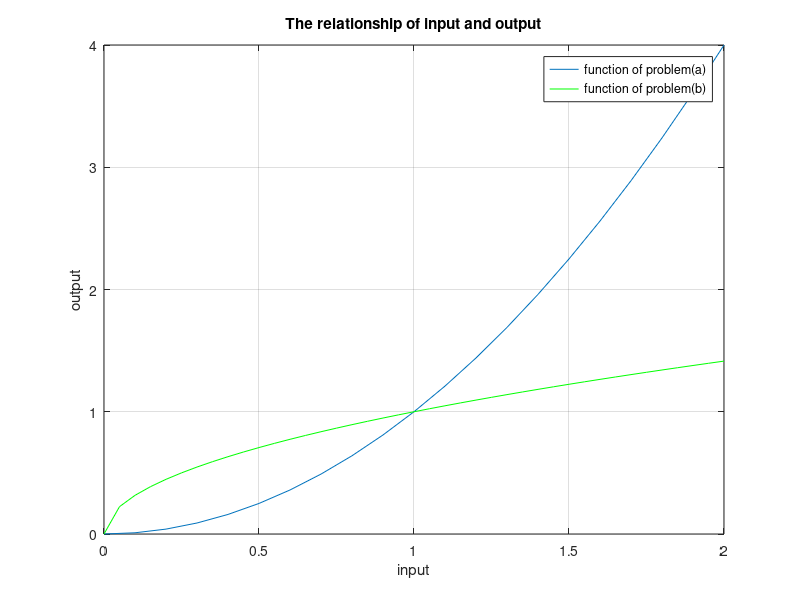

MATLAB code for this plot:
x1=0:0.1:2
y1=x1.^2
plot(x1,y1)

x2=0:0.05:2
y2=x2.^(1/2)
plot(x1,y1,x2,y2,'g')
xlabel('input')
ylabel('output')
grid on
title('The relationship of input and output')
legend('function of problem(a)','function of problem(b)')